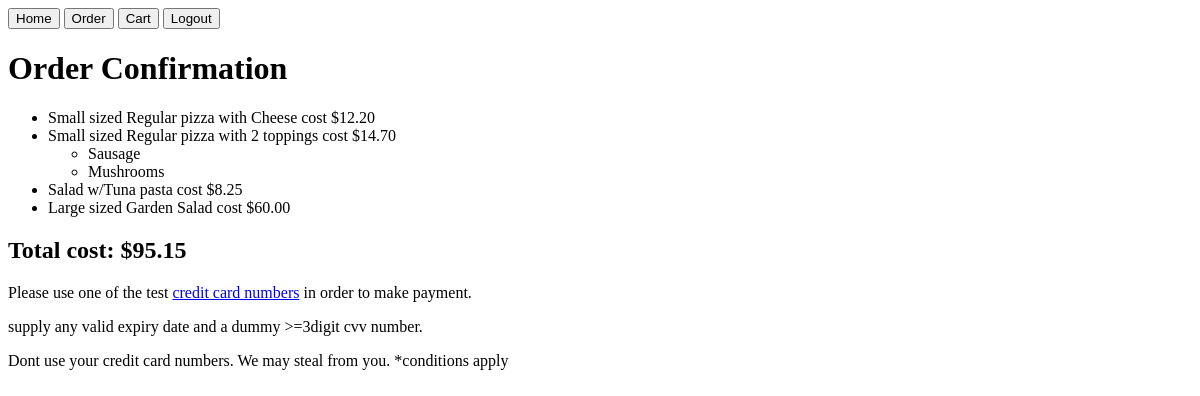
The app's page /show_order (signed in), older data.
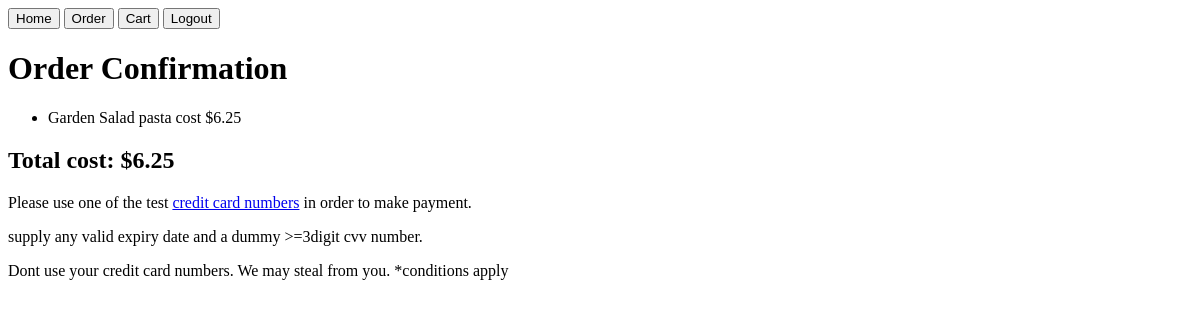
The same page, newer data.
### orders/models.py (models this page shows, shortened)
class OrderPizza(models.Model):
    user = models.ForeignKey(User, on_delete = models.SET_NULL, related_name = "pizza_user", null = True)
    menutype = models.CharField(max_length=25, default="pizza", editable="False")
    pizzachoice = models.ForeignKey(PizzaRate, on_delete = models.SET_NULL, related_name = "pizza_choice", null = True)
    toppingchoice = models.ManyToManyField(ToppingChoice, related_name = "pizza_topping")
    paid = models.BooleanField(default = False)

class PizzaRate(models.Model):
    pizzatype = models.ForeignKey(PizzaType, on_delete = models.CASCADE, related_name = "pizza_type")
    pizzasize = models.ForeignKey(Size, on_delete = models.CASCADE, related_name = "pizza_size")
    toppingtype = models.ForeignKey(ToppingType, on_delete = models.CASCADE, related_name = "topping_type")
    price = models.DecimalField(max_digits = 6, decimal_places = 2)
    class Meta:
        unique_together = ["pizzatype", "pizzasize", "toppingtype"]
    def __str__(self):
        return f"{self.pizzasize} sized {self.pizzatype} pizza with {self.toppingtype} cost ${self.price}"

class Size(models.Model):
    size = models.CharField(max_length = 64)
    def __str__(self):
        return f"{self.size}"

class PizzaType(models.Model):
    pizzatype = models.CharField(max_length = 64)
    def __str__(self):
        return f"{self.pizzatype}"

class ToppingType(models.Model):
    toppingtype = models.CharField(max_length = 64)
    def __str__(self):
        return f"{self.toppingtype}"

class ToppingChoice(models.Model):
    toppingchoice = models.CharField(max_length = 64)
    def __str__(self):
        return f"{self.toppingchoice}"

class OrderSalad(models.Model):
    user = models.ForeignKey(User, on_delete = models.SET_NULL, related_name = "salad_user", null = True)
    menutype = models.CharField(max_length=25, default="salad", editable="False")
    saladchoice = models.ForeignKey(SaladRate, on_delete = models.SET_NULL, related_name = "salad_choice", null = True)
    paid = models.BooleanField(default = False)

class SaladRate(models.Model):
    saladchoice = models.CharField(max_length = 64)
    price = models.DecimalField(max_digits = 6, decimal_places = 2)
    def __str__(self):
        return f"{self.saladchoice} pasta cost ${self.price}"

class OrderDinnerPlatter(models.Model):
    user = models.ForeignKey(User, on_delete = models.SET_NULL, related_name = "dinnerplatter_user", null = True)
    menutype = models.CharField(max_length=25, default="dinnerplatter", editable="False")
    dinnerplatterchoice = models.ForeignKey(DinnerPlatterRate, on_delete = models.SET_NULL, related_name = "dinnerplatter_choice", null = True)
    paid = models.BooleanField(default = False)

class DinnerPlatterRate(models.Model):
    dinnerplatterchoice = models.ForeignKey(DinnerPlatterChoice, on_delete = models.CASCADE, related_name = "dinnerplatter_choice")
    dinnerplattersize = models.ForeignKey(Size, on_delete = models.CASCADE, related_name = "dinnerplatter_size")
    price = models.DecimalField(max_digits = 6, decimal_places = 2)
    def __str__(self):
        return f"{self.dinnerplattersize} sized {self.dinnerplatterchoice} cost ${self.price}"

class DinnerPlatterChoice(models.Model):
    dinnerplatterchoice = models.CharField(max_length = 64)
    def __str__(self):
        return f"{self.dinnerplatterchoice}"

### orders/views.py (the view)
# urls.py: path("show_order", views.show_order, name="show_order"),
@login_required(login_url='/login')
def show_order(request):
    last_orders = user_cost(request)
    context = {
    "last_orders" : last_orders,
    "user_email" : request.user.email
    }
    return render(request, "orders/show_order.html", context)

### orders/templates/orders/show_order.html (shortened to what this page needs)
{% extends "orders/layout.html" %}
{% block body %}
<div class="container">
  <h1>Order Confirmation</h1>
  <div id="placedorders">
    <ul>
      {% for order in last_orders.order_list %}
      <li data-menutype="{{order.menutype}}" data-pk="{{order.pk}}" data-todo="delete">
        {% if order.menutype == "pizza" %}
          {{order.pizzachoice}}
          <ul>
              {% for toppingchoice in order.toppingchoice.all %}
                <li>{{toppingchoice}}</li>
              {% endfor %}
          </ul>
        {% elif order.menutype == "pasta" %}
          {{order.pastachoice}}
        {% elif order.menutype == "salad" %}
          {{order.saladchoice}}
        {% elif order.menutype == "dinnerplatter" %}
          {{order.dinnerplatterchoice}}
        {% endif %}
      </li>
        {% empty %}
        <li>No previous orders in cart</li>
      {% endfor %}
    </ul>
  </div>
  <h2 class="makepayment">Total cost: ${{last_orders.total_cost}}</h2>
</div>
<div class="container">
  <p>Please use one of the test <a href="https://stripe.com/docs/testing#cards">credit card numbers</a> in order to make payment.</p>
  supply any valid expiry date and a dummy >=3digit cvv number.
  <p>Dont use your credit card numbers. We may steal from you.
  *conditions apply</p>
</div>
{% endblock %}

Row changes from the older to the newer data that the page shows:
removed OrderPizza: pizzachoice "Small sized Regular pizza with Cheese cost $12.20"
removed OrderPizza: pizzachoice "Small sized Regular pizza with 2 toppings cost $14.70"
no longer on this page (row unchanged): ToppingChoice: toppingchoice "Sausage"
no longer on this page (row unchanged): ToppingChoice: toppingchoice "Mushrooms"
removed OrderSalad: saladchoice "Salad w/Tuna pasta cost $8.25"
removed OrderDinnerPlatter: dinnerplatterchoice "Large sized Garden Salad cost $60.00"
added OrderSalad: saladchoice "Garden Salad pasta cost $6.25"
Text that changed along with them:
{{ last_orders.total_cost }}: "95.15" → "6.25"
